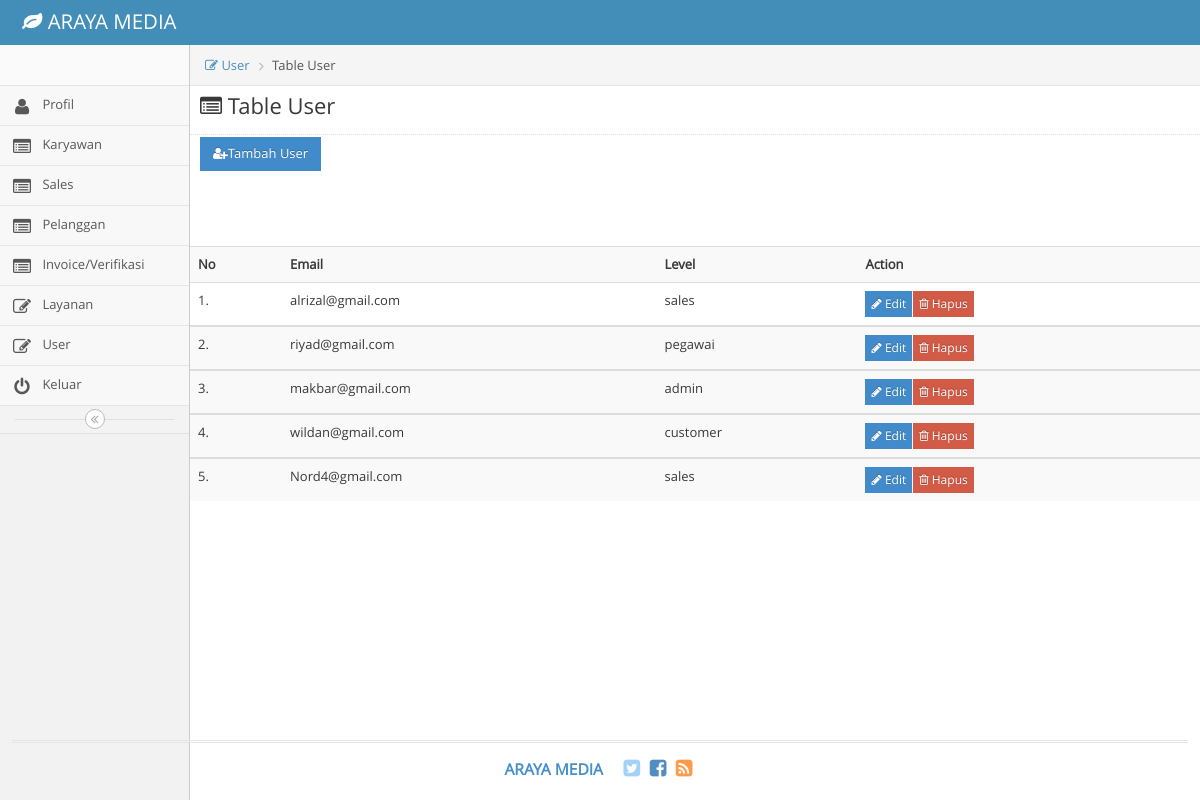
/index.php/user_admin, run on the app's committed database.
### tables this page shows
CREATE TABLE `user` (
  `id_user` int(11) NOT NULL,
  `email` varchar(50) DEFAULT NULL,
  `password` varchar(50) DEFAULT NULL,
  `level` enum('sales','admin','pegawai','customer') NOT NULL
);

### application/controllers/user_admin.php (called while the page is built, shortened)
<?php
class User_admin extends CI_Controller {
	public function index()
	{
		$datauser = $this->db->get("user")->result();
		$data = array(
			'form' => 'user_admin',
			'user' => $datauser
		);
		$this->load->view('user_admin',$data);
	}
}

### index.php (called while the page is built, shortened)
<?php
require_once BASEPATH.'core/CodeIgniter.php';

### application/views/user_admin.php (the view, shortened to what this page needs)
<!DOCTYPE html>
<html lang="en">
	<head>
		<link rel="stylesheet" href="<?php echo base_url()?>assets/css/bootstrap.min.css" />
		<link rel="stylesheet" href="<?php echo base_url()?>assets/font-awesome/4.5.0/css/font-awesome.min.css" />
		<link rel="stylesheet" href="<?php echo base_url()?>assets/css/ace.min.css" class="ace-main-stylesheet" id="main-ace-style" />
		<link rel="stylesheet" href="<?php echo base_url()?>assets/css/ace-skins.min.css" />
		<link rel="stylesheet" href="<?php echo base_url()?>assets/css/ace-rtl.min.css" />
	</head>
	<body class="no-skin">
		<div id="navbar" class="navbar navbar-default          ace-save-state">
			<div class="navbar-container ace-save-state" id="navbar-container">
				<div class="navbar-header pull-left">
					<a href="profil" class="navbar-brand">
						<small>
							<i class="fa fa-leaf"></i>
							ARAYA MEDIA
						</small>
					</a>
				</div>
			</div>
		</div>
		<div class="main-container ace-save-state" id="main-container">
			<div id="sidebar" class="sidebar                  responsive                    ace-save-state">
				<div class="sidebar-shortcuts" id="sidebar-shortcuts">
				</div>
                <ul class="nav nav-list">
					<li class="">
						<a href="<?php echo base_url("index.php/profil_admin")?>">
							<i class="menu-icon fa fa-user"></i>
							<span class="menu-text">
								Profil
							</span>
						</a>
					</li>
					<li class="">
						<a href="<?php echo base_url("index.php/karyawan_admin")?>">
							<i class="menu-icon fa fa-list-alt"></i>
							<span class="menu-text">
								Karyawan
							</span>
						</a>
					</li>
					<li class="">
						<a href="<?php echo base_url("index.php/sales_admin")?>">
							<i class="menu-icon fa fa-list-alt"></i>
							<span class="menu-text">
								Sales
							</span>
						</a>
					</li>
					<li class="">
						<a href="<?php echo base_url("index.php/pelanggan_admin")?>">
							<i class="menu-icon fa fa-list-alt"></i>
							<span class="menu-text">
								Pelanggan
							</span>
						</a>
					</li>
					<li class="">
						<a href="<?php echo base_url("index.php/invover_admin")?>">
							<i class="menu-icon fa fa-list-alt"></i>
							<span class="menu-text">
								Invoice/Verifikasi
							</span>
						</a>
					</li>
					<li class="">
						<a href="<?php echo base_url("index.php/layanan_admin")?>">
							<i class="menu-icon fa fa-pencil-square-o"></i>
							<span class="menu-text">
								Layanan
							</span>
						</a>
					</li>
					<li class="">
						<a href="<?php echo base_url("index.php/user_admin")?>">
							<i class="menu-icon fa fa-pencil-square-o"></i>
							<span class="menu-text">
								User
							</span>
						</a>
					</li>
					<li class="">
						<a href="<?php echo base_url("index.php/login")?>">
							<i class="menu-icon fa fa-power-off"></i>
							<span class="menu-text">
								Keluar
							</span>
						</a>
					</li>
				</ul>
				<div class="sidebar-toggle sidebar-collapse" id="sidebar-collapse">
					<i id="sidebar-toggle-icon" class="ace-icon fa fa-angle-double-left ace-save-state" data-icon1="ace-icon fa fa-angle-double-left" data-icon2="ace-icon fa fa-angle-double-right"></i>
				</div>
			</div>
			<div class="main-content">
				<div class="main-content-inner">
					<div class="breadcrumbs ace-save-state" id="breadcrumbs">
						<ul class="breadcrumb">
						<li><a href=""><i class="menu-icon fa fa-pencil-square-o"></i> User</li></a>
              			<li><i class="icon_document_alt"></i>Table User</li>
						</ul>
					</div>
						<h3 class="page-header"><i class="menu-icon fa fa-list-alt" style="margin-left: 10px"></i> Table User</h3>
					<a href="<?php echo base_url()."index.php/user_admin/input"?>" class="btn btn-primary btn-sm" type="button" style="margin-top: -10px;margin-left: 10px"><i class="fa fa-user-plus"></i>Tambah User</button> </a>
					<section class="wrapper">
						<table class="table table-striped table-advance table-hover">
					                <tbody>
					                  <tr>
					                  	<th><i class="icon_profile"></i> No</th>
					                    <th><i class="icon_profile"></i> Email</th>
					                  	<th><i class="icon_profile"></i> Level</th>
					                  	<th><i class="icon_profile"></i> Action</th>
					                  </tr>
					                  <?php $nomor=1;foreach ($user as $value) {?>
					                  <tr>
					                    <td><?php echo $nomor++?>.</td>
					                    <td><?php echo $value->email?></td>
					                    <td><?php echo $value->level?></td>
					                  <td>
					                  	<div class="btn-group">
											<a href="<?php echo base_url()."index.php/user_admin/edit/".$value->id_user?>" class="btn btn-primary btn-xs">
												<i class="fa fa-pencil"></i> Edit
											</a>
											<a href="<?php echo base_url()."index.php/user_admin/delete/".$value->id_user?>" class="btn btn-danger btn-xs">
												<i class="fa fa-trash-o"></i> Hapus
											</a>
										</div>
						              </td>
						              </tr>
						          </tbody>
					</section>
						<?php
                    }
                    ?>
											</div>
										</div>
									</div>
			<div class="footer">
				<div class="footer-inner">
					<div class="footer-content">
						<span class="bigger-120">
							<span class="blue bolder">ARAYA MEDIA </span>
						</span>
						<span class="action-buttons">
							<a href="#">
								<i class="ace-icon fa fa-twitter-square light-blue bigger-150"></i>
							</a>
							<a href="#">
								<i class="ace-icon fa fa-facebook-square text-primary bigger-150"></i>
							</a>
							<a href="#">
								<i class="ace-icon fa fa-rss-square orange bigger-150"></i>
							</a>
						</span>
					</div>
				</div>
			</div>
	</body>
</html>

### data on the page
user: email "alrizal@gmail.com", level "sales"
user: email "riyad@gmail.com", level "pegawai"
user: email "makbar@gmail.com", level "admin"
user: email "wildan@gmail.com", level "customer"
user: email "Nord4@gmail.com", level "sales"
